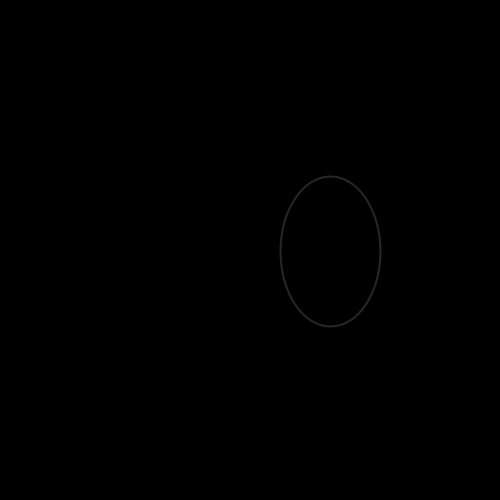
Frame 1 (no input)
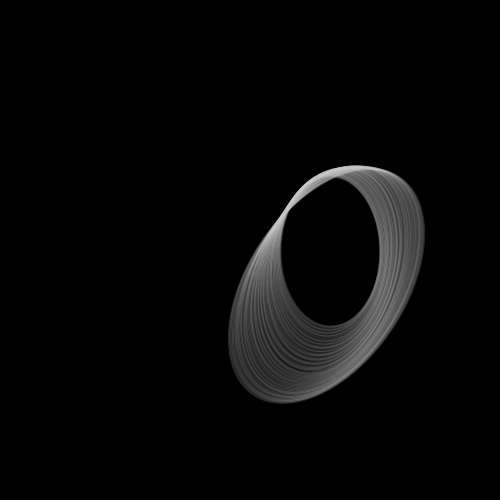
Frame 60 (the mouse pressed at the canvas centre just before this capture)
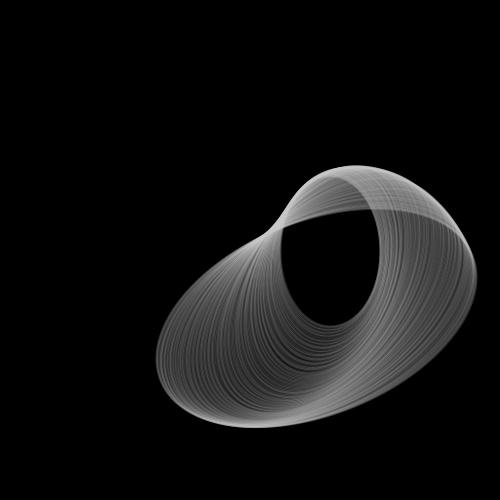
Frame 120 (the mouse held since frame 60 and released just before this capture)

The Processing sketch that drew these frames (run headless with seeded random() and noise(); from frame 60 on, the mouse is pressed at the canvas centre):

// Processing sketch: processing_52142
// ── processing_52142.pde

//--------------------------------------
// computer art 2012
// by antonio at 0280.org/processing
//---------------------------------------
// Lissajou Oscillation
//---------------------------------------

void setup() {
       size(500, 500);
       //noLoop();
       background(0);
       smooth();
       stroke (200,50); 
       strokeWeight(2);
       frameRate(120);
       noFill();
}
// setting global variable
float t = 0;
float ampx = 80;
float ampy = 120;
float omegax = 1;
float omegay = 1;
float phix = 0.0;
float phiy = 0.0;

float velocity = 0.005;
int iterations = 1000;
float angle = 0.0;
void draw() {
    if (frameCount < iterations) {

    	float x = ampx*cos(omegax*t+phix)+width/2;
    	float y = ampy*sin(omegay*t+phiy)+height/2;   
    	t += velocity;
        //point(x,y);
        translate(x,y);
        rotate(angle);
        ellipse(sin(angle),cos(angle),100*sin(angle)+100,200*sin(angle)+150); 
        angle+=0.01;    
    }
}
